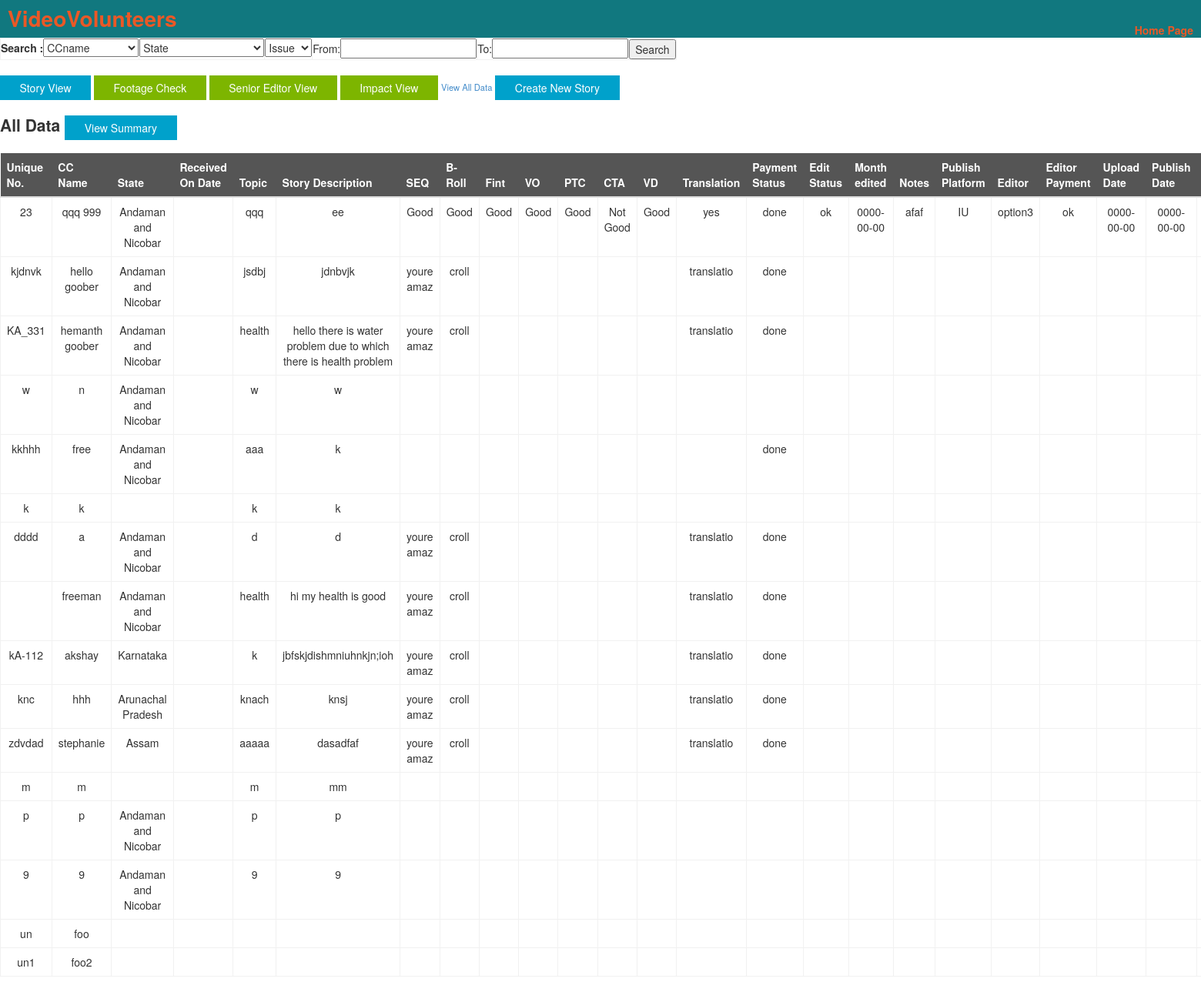
The page /table_bootstrap.php on the database its author committed.
### tables this page shows
CREATE TABLE `storytrack` (
  `fid` int(10) NOT NULL AUTO_INCREMENT,
  `seq` varchar(10) DEFAULT NULL,
  `broll` varchar(10) DEFAULT NULL,
  `fint` varchar(10) DEFAULT NULL,
  `vo` varchar(10) DEFAULT NULL,
  `ptc` varchar(10) DEFAULT NULL,
  `cta` varchar(10) DEFAULT NULL,
  `vd` varchar(10) DEFAULT NULL,
  `translation` varchar(10) DEFAULT NULL,
  `ccname` varchar(30) DEFAULT NULL,
  `state` varchar(20) DEFAULT NULL,
  `footagereceived` date DEFAULT NULL,
  `issuetopic` varchar(50) DEFAULT NULL,
  `storydescription` varchar(300) DEFAULT NULL,
  `paymentstatus` varchar(10) DEFAULT NULL,
  `editstatus` varchar(10) DEFAULT NULL,
  `editedmonth` date DEFAULT NULL,
  `notes` varchar(100) DEFAULT NULL,
  `publishplatform` varchar(10) DEFAULT NULL,
  `editor` varchar(30) DEFAULT NULL,
  `editorpayment` varchar(10) DEFAULT NULL,
  `uploaddate` date DEFAULT NULL,
  `publishdate` date DEFAULT NULL,
  `receivedRO` varchar(10) DEFAULT NULL,
  `receivedHQ` varchar(10) DEFAULT NULL,
  `uniquenumber` varchar(30) DEFAULT NULL,
  `dateofstory` date DEFAULT NULL,
  `ccpair` varchar(30) DEFAULT NULL,
  `program` varchar(30) DEFAULT NULL,
  `mentor` varchar(30) DEFAULT NULL,
  `iutopic` varchar(30) DEFAULT NULL,
  `videotreatment` varchar(30) DEFAULT NULL,
  `shootplan` varchar(30) DEFAULT NULL,
  `stage` varchar(30) DEFAULT NULL,
  `impactpossible` varchar(20) DEFAULT NULL,
  PRIMARY KEY (`fid`),
  UNIQUE KEY `uniquenumber` (`uniquenumber`)
);

### public/table_bootstrap.php (the view, shortened to what this page needs)
<?php
include ('header.php') ?>
<body>
<h2>All Data <a href="index.php" class="button button-rounded button-flat-primary">View Summary</a></h2>
    <table class="table table-hover">
       <?php echo"<thead>
            <tr>
				<th>Unique No.</th>
				<th>CC Name</th>
				<th>State</th>
				<th>Received On Date</th>
				<th>Topic</th>
				<th>Story Description</th>
				<th>SEQ</th>
				<th>B-Roll</th>
				<th>Fint</th>
				<th>VO</th>
				<th>PTC</th>
				<th>CTA</th>
				<th>VD</th>
				<th>Translation</th>
				<th>Payment Status</th>
				<th>Edit Status</th>
				<th>Month edited </th>
				<th>Notes</th>
				<th>Publish Platform</th>
				<th>Editor</th>
				<th>Editor Payment</th>
				<th>Upload Date</th>
				<th>Publish Date</th>
				<th>Received RO</th>
				<th>Received HQ</th>
            </tr>
        </thead>";
?>
        <tbody>
<?php
$statusedit= "select * from storytrack ";
$result = $db->query($statusedit);
while($row = mysqli_fetch_array($result)) {
echo"<tr>";
  echo "<td>" . $row['uniquenumber'] . "</td>" ;
  echo "<td>" . $row['ccname'] . "</td>" ;
  echo "<td>" . $row['state'] . "</td>";
  echo "<td>" . $row['receiveddate'] . "</td>";
  echo "<td>" . $row['issuetopic'] . "</td>";
  echo "<td>" . $row['storydescription'] . "</td>";
  echo "<td>" . $row['seq'] . "</td>";
  echo "<td>" . $row['broll'] . "</td>";
  echo "<td>" . $row['fint'] . "</td>";
  echo "<td>" . $row['vo'] . "</td>";
  echo "<td>" . $row['ptc'] . "</td>";
  echo "<td>" . $row['cta'] . "</td>";
  echo "<td>" . $row['vd'] . "</td>";
  echo "<td>" . $row['translation'] . "</td>";
  echo "<td>" . $row['paymentstatus'] . "</td>";
  echo "<td>" . $row['editstatus'] . "</td>";
  echo "<td>" . $row['editedmonth'] . "</td>";
  echo "<td>" . $row['notes'] . "</td>";
  echo "<td>" . $row['publishplatform'] . "</td>";
  echo "<td>" . $row['editor'] . "</td>";
  echo "<td>" . $row['editorpayment'] . "</td>";
  echo "<td>" . $row['uploaddate'] . "</td>";
  echo "<td>" . $row['publishdate'] . "</td>";
  echo "<td>" . $row['receivedRO'] . "</td>";
 echo"</tr>";}
 ?>
        </tbody>
    </table>
</body>
</html>

### public/main.css (style rules this page uses)
body { font-family: arial; }
th { background-color:#555555; color: white; border:#555555 ; text-align: center; background-attachment: fixed; }
td { border:1px solid #f1f1f1 ; }
tr { text-align: center; }

### public/buttons/css/buttons.css (style rules this page uses)
.button { -webkit-box-shadow: inset 0px 1px 0px rgba(255, 255, 255, 0.5), 0px 1px 2px rgba(0, 0, 0, 0.15); -moz-box-shadow: inset 0px 1px 0px rgba(255, 255, 255, 0.5), 0px 1px 2px rgba(0, 0, 0, 0.15); box-shadow: inset 0px 1px 0px rgba(255, 255, 255, 0.5), 0px 1px 2px rgba(0, 0, 0, 0.15); background-color: #eeeeee; background: -webkit-gradient(linear, 50% 0%, 50% 100%, color-stop(0%, #fbfbfb), color-stop(100%, #e1e1e1)); background: -webkit-linear-gradient(top, #fbfbfb, #e1e1e1); background: -moz-linear-gradient(top, #fbfbfb, #e1e1e1); background: -o-linear-gradient(top, #fbfbfb, #e1e1e1); background: linear-gradient(top, #fbfbfb, #e1e1e1); display: -moz-inline-stack; display: inline-block; vertical-align: middle; *vertical-align: auto; zoom: 1; *display: inline; border: 1px solid #d4d4d4; height: 32px; line-height: 32px; padding: 0px 25.6px; font-weight: 300; font-size: 14px; font-family: "Helvetica Neue Light", "Helvetica Neue", "Helvetica", "Arial", "Lucida Grande", sans-serif; color: #666666; text-shadow: 0 1px 1px white; margin: 0; text-decoration: none; text-align: center; }
.button-flat-primary { -webkit-box-shadow: none; -moz-box-shadow: none; box-shadow: none; -webkit-transition-property: background; -moz-transition-property: background; -o-transition-property: background; transition-property: background; -webkit-transition-duration: 0.3s; -moz-transition-duration: 0.3s; -o-transition-duration: 0.3s; transition-duration: 0.3s; background: #00a1cb; color: white; text-shadow: none; border: none; }

### rows shown on the page
storytrack: uniquenumber "23", ccname "qqq 999", state "Andaman and Nicobar", issuetopic "qqq", storydescription "ee", seq "Good", broll "Good", fint "Good", vo "Good", ptc "Good", cta "Not Good", vd "Good", translation "yes", paymentstatus "done", editstatus "ok", editedmonth "0000-00-00", notes "afaf", publishplatform "IU", editor "option3", editorpayment "ok", uploaddate "0000-00-00", publishdate "0000-00-00"
storytrack: uniquenumber "kjdnvk", ccname "hello goober", state "Andaman and Nicobar", issuetopic "jsdbj", storydescription "jdnbvjk", seq "youre amaz", broll "croll", translation "translatio", paymentstatus "done"
storytrack: uniquenumber "KA_331", ccname "hemanth goober", state "Andaman and Nicobar", issuetopic "health", storydescription "hello there is water problem due to which there is health problem", seq "youre amaz", broll "croll", translation "translatio", paymentstatus "done"
storytrack: uniquenumber "w", ccname "n", state "Andaman and Nicobar", issuetopic "w", storydescription "w"
storytrack: uniquenumber "kkhhh", ccname "free", state "Andaman and Nicobar", issuetopic "aaa", storydescription "k", paymentstatus "done"
storytrack: uniquenumber "k", ccname "k", issuetopic "k", storydescription "k"
storytrack: uniquenumber "dddd", ccname "a", state "Andaman and Nicobar", issuetopic "d", storydescription "d", seq "youre amaz", broll "croll", translation "translatio", paymentstatus "done"
storytrack: ccname "freeman", state "Andaman and Nicobar", issuetopic "health", storydescription "hi my health is good", seq "youre amaz", broll "croll", translation "translatio", paymentstatus "done"
storytrack: uniquenumber "kA-112", ccname "akshay", state "Karnataka", issuetopic "k", storydescription "jbfskjdishmniuhnkjn;ioh", seq "youre amaz", broll "croll", translation "translatio", paymentstatus "done"
storytrack: uniquenumber "knc", ccname "hhh", state "Arunachal Pradesh", issuetopic "knach", storydescription "knsj", seq "youre amaz", broll "croll", translation "translatio", paymentstatus "done"
storytrack: uniquenumber "zdvdad", ccname "stephanie", state "Assam", issuetopic "aaaaa", storydescription "dasadfaf", seq "youre amaz", broll "croll", translation "translatio", paymentstatus "done"
storytrack: uniquenumber "m", ccname "m", issuetopic "m", storydescription "mm"
storytrack: uniquenumber "p", ccname "p", state "Andaman and Nicobar", issuetopic "p", storydescription "p"
storytrack: uniquenumber "9", ccname "9", state "Andaman and Nicobar", issuetopic "9", storydescription "9"
storytrack: uniquenumber "un", ccname "foo"
storytrack: uniquenumber "un1", ccname "foo2"
